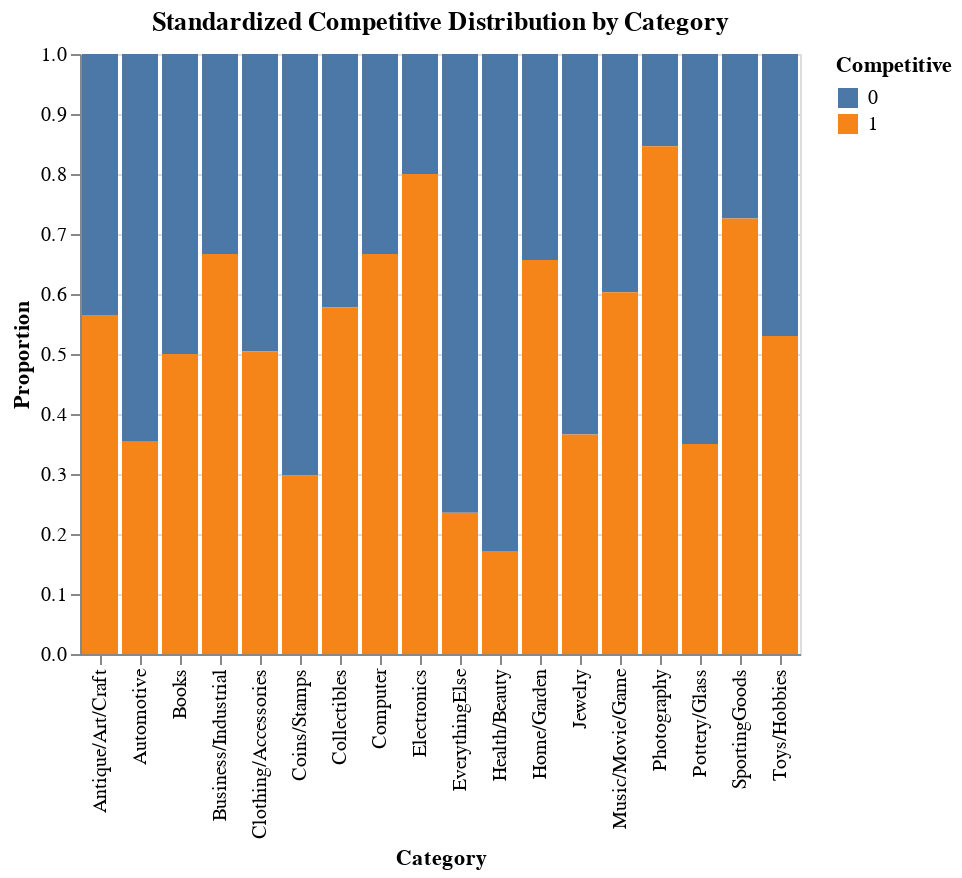

Notebook code for this chart:
### Markdown cell above
### 2.1 Proportion of competitive in each category

### Code cell
category_counts = ebay.groupby(['Category', 'competitive']).size().reset_index(name='count')
category_counts['total'] = category_counts.groupby('Category')['count'].transform('sum')
category_counts['proportion'] = category_counts['count'] / category_counts['total']

chart = alt.Chart(category_counts).mark_bar().encode(
    x = alt.X('Category:N', title = 'Category'),
    y = alt.Y('proportion:Q', title = 'Proportion'),
    color = alt.Color('competitive:N', title = 'Competitive'),
    tooltip = alt.Tooltip('proportion:Q', title = 'Proportion')
).properties(
    title='Standardized Competitive Distribution by Category'
)

chart.show()

### Figure 1 — Vega-Lite specification as saved in the notebook (floating-point values rounded to 4 significant figures)
{"config": {"view": {"continuousWidth": 300, "continuousHeight": 300}}, "data": {"name": "data-3949346e72a10edd36ac51a3d10da2b6"}, "mark": {"type": "bar"}, "encoding": {"color": {"field": "competitive", "title": "Competitive", "type": "nominal"}, "tooltip": {"field": "proportion", "title": "Proportion", "type": "quantitative"}, "x": {"field": "Category", "title": "Category", "type": "nominal"}, "y": {"field": "proportion", "title": "Proportion", "type": "quantitative"}}, "title": "Standardized Competitive Distribution by Category", "$schema": "https://vega.github.io/schema/vega-lite/v5.20.1.json", "datasets": {"data-3949346e72a10edd36ac51a3d10da2b6": [{"Category": "Antique/Art/Craft", "competitive": 0, "count": 77, "total": 177, "proportion": 0.435}, {"Category": "Antique/Art/Craft", "competitive": 1, "count": 100, "total": 177, "proportion": 0.565}, {"Category": "Automotive", "competitive": 0, "count": 115, "total": 178, "proportion": 0.6461}, {"Category": "Automotive", "competitive": 1, "count": 63, "total": 178, "proportion": 0.3539}, {"Category": "Books", "competitive": 0, "count": 27, "total": 54, "proportion": 0.5}, {"Category": "Books", "competitive": 1, "count": 27, "total": 54, "proportion": 0.5}, {"Category": "Business/Industrial", "competitive": 0, "count": 6, "total": 18, "proportion": 0.3333}, {"Category": "Business/Industrial", "competitive": 1, "count": 12, "total": 18, "proportion": 0.6667}, {"Category": "Clothing/Accessories", "competitive": 0, "count": 59, "total": 119, "proportion": 0.4958}, {"Category": "Clothing/Accessories", "competitive": 1, "count": 60, "total": 119, "proportion": 0.5042}, {"Category": "Coins/Stamps", "competitive": 0, "count": 26, "total": 37, "proportion": 0.7027}, {"Category": "Coins/Stamps", "competitive": 1, "count": 11, "total": 37, "proportion": 0.2973}, {"Category": "Collectibles", "competitive": 0, "count": 101, "total": 239, "proportion": 0.4226}, {"Category": "Collectibles", "competitive": 1, "count": 138, "total": 239, "proportion": 0.5774}, {"Category": "Computer", "competitive": 0, "count": 12, "total": 36, "proportion": 0.3333}, {"Category": "Computer", "competitive": 1, "count": 24, "total": 36, "proportion": 0.6667}, {"Category": "Electronics", "competitive": 0, "count": 11, "total": 55, "proportion": 0.2}, {"Category": "Electronics", "competitive": 1, "count": 44, "total": 55, "proportion": 0.8}, {"Category": "EverythingElse", "competitive": 0, "count": 13, "total": 17, "proportion": 0.7647}, {"Category": "EverythingElse", "competitive": 1, "count": 4, "total": 17, "proportion": 0.2353}, {"Category": "Health/Beauty", "competitive": 0, "count": 53, "total": 64, "proportion": 0.8281}, {"Category": "Health/Beauty", "competitive": 1, "count": 11, "total": 64, "proportion": 0.1719}, {"Category": "Home/Garden", "competitive": 0, "count": 35, "total": 102, "proportion": 0.3431}, {"Category": "Home/Garden", "competitive": 1, "count": 67, "total": 102, "proportion": 0.6569}, {"Category": "Jewelry", "competitive": 0, "count": 52, "total": 82, "proportion": 0.6341}, {"Category": "Jewelry", "competitive": 1, "count": 30, "total": 82, "proportion": 0.3659}, {"Category": "Music/Movie/Game", "competitive": 0, "count": 160, "total": 403, "proportion": 0.397}, {"Category": "Music/Movie/Game", "competitive": 1, "count": 243, "total": 403, "proportion": 0.603}, {"Category": "Photography", "competitive": 0, "count": 2, "total": 13, "proportion": 0.1538}, {"Category": "Photography", "competitive": 1, "count": 11, "total": 13, "proportion": 0.8462}, {"Category": "Pottery/Glass", "competitive": 0, "count": 13, "total": 20, "proportion": 0.65}, {"Category": "Pottery/Glass", "competitive": 1, "count": 7, "total": 20, "proportion": 0.35}, {"Category": "SportingGoods", "competitive": 0, "count": 34, "total": 124, "proportion": 0.2742}, {"Category": "SportingGoods", "competitive": 1, "count": 90, "total": 124, "proportion": 0.7258}, {"Category": "Toys/Hobbies", "competitive": 0, "count": 110, "total": 234, "proportion": 0.4701}, {"Category": "Toys/Hobbies", "competitive": 1, "count": 124, "total": 234, "proportion": 0.5299}]}}
